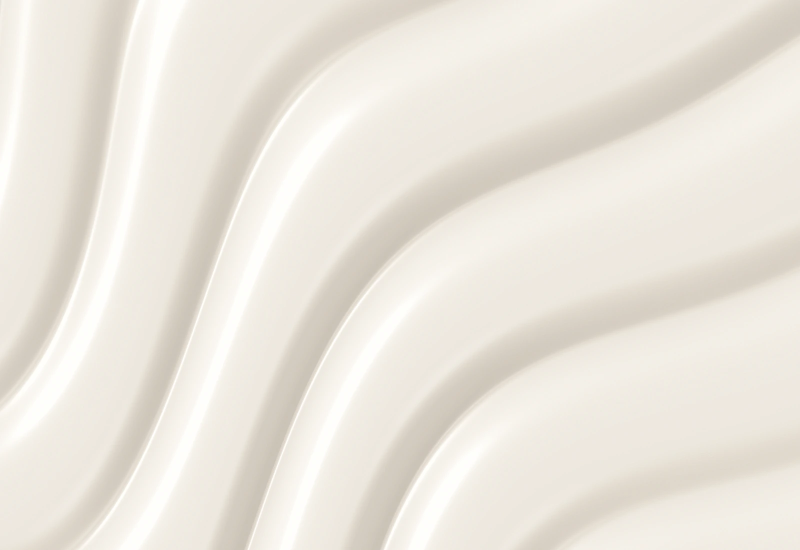
#> input picture tools/bg-src/cream.webp, 1600 x 1100 px, given in place of cream.png, which was not available (shown at 1/2 size)
$ python export.py ../bg-src/cream-m.webp
#> lines starting #> are read from the running program, lines starting #| are printed output that depends on the picture; pictures that were not available may be replaced by others from this repository, and a replacement may not be noted
#> in main, im is the input picture: PIL image 1600x1100 RGB; mean R, G, B 235.5, 230.4, 221.4
### tools/bg-render/shade.py
"""Шейдинг карты высот на numpy без шума: мягкий диффузный свет, шёлковый блик, каверны. Для кремовых и кожных текстур (без Blender)."""
import numpy as np
from numpy.fft import rfft2, irfft2, rfftfreq, fftfreq

def blur(a, sigma):
    ny, nx = a.shape; fy = fftfreq(ny)[:, None]; fx = rfftfreq(nx)[None, :]
    return irfft2(rfft2(a) * np.exp(-2 * (np.pi * sigma) ** 2 * (fx ** 2 + fy ** 2)), s=(ny, nx))

# [11 lines left out: functions noise, normals, not called in this run]

def unit(v):
    v = np.array(v, float); return v / np.linalg.norm(v)

# [25 lines left out: functions shade, save, not called in this run]

def tone(img, stops, lo=1.0, hi=99.0, gamma=1.0):
    """Гоним яркость через цветовую шкалу сайта: stops — список (позиция 0..1, (r,g,b) 0..255); возвращает uint8-картинку."""
    L = img.mean(-1) if img.ndim == 3 else img
    a, b = np.percentile(L, [lo, hi]); t = np.clip((L - a) / (b - a + 1e-9), 0, 1) ** gamma
    pos = np.array([p for p, _ in stops]); cols = np.array([c for _, c in stops], float)
    out = np.stack([np.interp(t, pos, cols[:, i]) for i in range(3)], -1)
    return np.clip(out + 0.5, 0, 255).astype(np.uint8)

def save8(a, path):
    from PIL import Image
    Image.fromarray(a).save(path)

# шкалы тона в палитре сайта (молочный #f5f2ec, жемчужный #e5ebf5, серебро #b9c2d0)
CREAM = [(0.0, (203, 193, 180)), (0.35, (226, 218, 205)), (0.7, (241, 236, 227)), (1.0, (252, 250, 246))]
PEARL = [(0.0, (196, 205, 220)), (0.4, (222, 229, 240)), (0.75, (238, 242, 249)), (1.0, (251, 252, 254))]

### tools/bg-render/export.py
"""Финальная обработка: подгонка тона под палитру сайта, мелкий шум от бандинга, WebP для десктопа и телефона → assets/bg/.
Запуск: python3.11 export.py <папка-с-сырыми-PNG> [имя ...]   (сырые: cream, smear, swatch, molecules, ribbon, film, pipette, silk)"""
import sys, os, numpy as np
from PIL import Image
sys.path.insert(0, os.path.dirname(__file__))
from shade import tone

OUT = os.path.join(os.path.dirname(__file__), '..', '..', 'assets', 'bg')

# тоновая шкала страниц: тень → середина → свет; текстуры накладываются на страницу умножением (mix-blend-mode:multiply), поэтому «белое» = 255
WEB = [(0.0, (203, 195, 183)), (0.42, (229, 222, 211)), (0.80, (247, 243, 236)), (1.0, (255, 254, 251))]      # для multiply: белое не меняет фон, тени чуть затеняют

# для каждой текстуры: перцентили яркости, гамма, размер, точка интереса для мобильного кадра (доли), мобильный размер
SPEC = {
    # gain — усиление отклонений от фона кадра, base — на какую отметку шкалы (0…1) ставится фон кадра: у «воздушных» картинок с белым полем он высокий, чтобы пустое место не затемняло страницу
    'cream':     dict(gain=1.3, base=0.62, size=(1600, 1100), lo=0.5, hi=99.6, gamma=1.0, focus=(0.5, 0.5), m=(720, 1000)),
    'molecules': dict(gain=1.7, base=0.66, size=(1600, 1100), lo=0.5, hi=99.8, gamma=1.0, focus=(0.6, 0.5), m=(720, 1000)),
    'ribbon':    dict(gain=1.0, base=0.90, size=(1600, 1100), lo=0.3, hi=99.8, gamma=1.0, focus=(0.6, 0.7), m=(720, 1000)),
    'pipette':   dict(gain=2.2, base=0.66, size=(1600, 1100), lo=0.5, hi=99.8, gamma=1.0, focus=(0.6, 0.45), m=(720, 1000)),
    'smear':     dict(gain=2.5, base=0.76, size=(1600, 1100), lo=0.5, hi=99.7, gamma=1.0, focus=(0.72, 0.62), m=(720, 1000)),
    'swatch':    dict(gain=2.5, base=0.76, size=(1600, 1100), lo=0.5, hi=99.7, gamma=1.0, focus=(0.72, 0.62), m=(720, 1000)),     # победитель арены фона (v020): узкий мазок, как s06
    'silk':      dict(gain=1.2, base=0.62, size=(1600, 1100), lo=0.5, hi=99.6, gamma=1.0, focus=(0.5, 0.5), m=(720, 1000)),
    'film':      dict(gain=1.1, base=0.80, size=(1600, 1100), lo=0.5, hi=99.7, gamma=1.0, focus=(0.65, 0.55), m=(720, 1000)),
}

def grade(img, sp, ramp=WEB):
    """Яркость → шкала страницы. Фон кадра (медиана) ставится на отметку 0.6, отклонения от него усиливаются в gain раз: блики остаются белыми, тени и края проявляются."""
    a = np.asarray(img.convert('RGB'), float) / 255.0
    L = a.mean(-1); lo, hi = np.percentile(L, [sp['lo'], sp['hi']]); t = np.clip((L - lo) / (hi - lo + 1e-9), 0, 1) ** sp['gamma']
#> after `lo, hi = np.percentile(L, [sp['lo'], sp['hi']])`: lo = 0.761; hi = 0.993
#> after `t = np.clip((L - lo) / (hi - lo + 1e-09), 0, 1) ** sp['gamma']`:
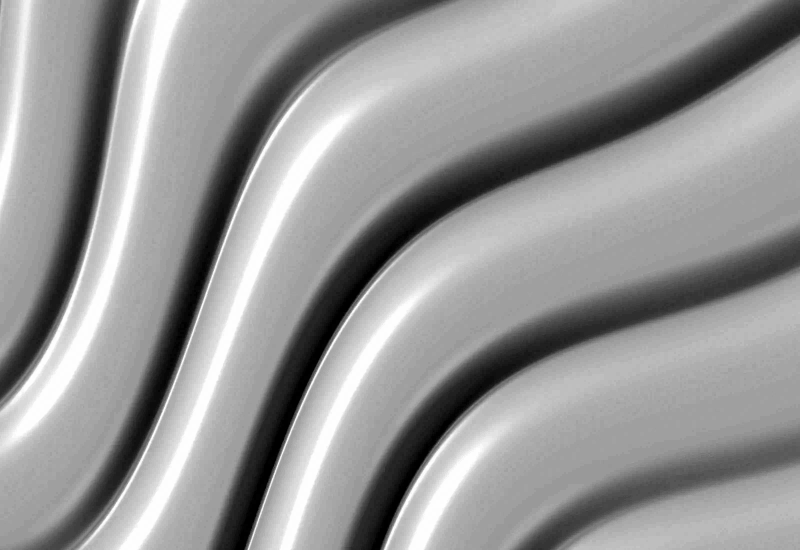
#> t: shape (1100, 1600) float64 (shown at 1/2 size); min 0, max 1, mean 0.592
    m = np.median(t); t = np.clip(sp.get('base', 0.6) + (t - m) * sp.get('gain', 1.0), 0, 1)
#> after `m = np.median(t)`: m = 0.646
#> after `t = np.clip(sp.get('base', 0.6) + (t - m) * sp.get('gain', 1.0), 0, 1)`:
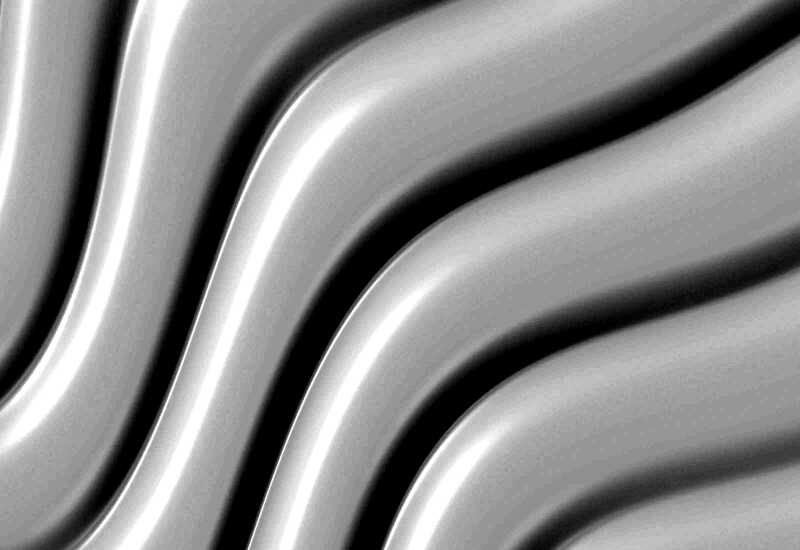
#> t: shape (1100, 1600) float64 (shown at 1/2 size); min 0, max 1, mean 0.554
    return tone(t[..., None] * np.ones(3), ramp, 0, 100)
#> in tone, `a, b = np.percentile(L, [lo, hi])`: a = 0; b = 1

def dither(a, rng, s=1.2):
#> called with s = 1.2
    return np.clip(a + rng.normal(0, s, a.shape) + 0.5, 0, 255).astype(np.uint8)

def crop_focus(img, fx, fy, aspect):
    w, h = img.size
    cw = min(w, int(round(h * aspect))); ch = min(h, int(round(w / aspect)))
    if cw / ch > aspect: cw = int(round(ch * aspect))
    x0 = int(np.clip(fx * w - cw / 2, 0, w - cw)); y0 = int(np.clip(fy * h - ch / 2, 0, h - ch))
    return img.crop((x0, y0, x0 + cw, y0 + ch))

def save_webp(arr, path, q):
    Image.fromarray(arr).save(path, 'WEBP', quality=q, method=6)
    return os.path.getsize(path)

def main():
    src = sys.argv[1]; names = sys.argv[2:] or list(SPEC)
    os.makedirs(OUT, exist_ok=True); rng = np.random.default_rng(3)
    for n in names:
        sp = SPEC[n]; im = Image.open(os.path.join(src, n + '.png')).convert('RGB')
        if im.size != sp['size']: im = im.resize(sp['size'], Image.LANCZOS)
        g = Image.fromarray(grade(im, sp))
        d = save_webp(dither(np.asarray(g, float), rng), os.path.join(OUT, n + '.webp'), 92)
        mw, mh = sp['m']; mc = crop_focus(g, *sp['focus'], mw / mh).resize((mw, mh), Image.LANCZOS)
#> after `mc = crop_focus(g, *sp['focus'], mw / mh).resize((mw, mh), Image.LANCZ`:
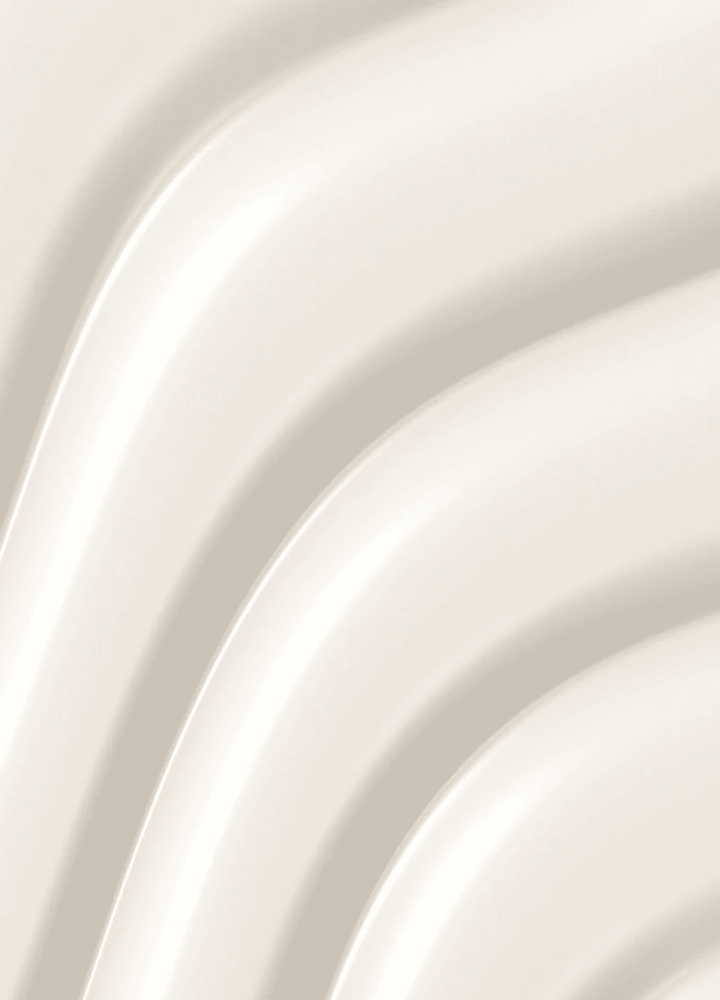
#> mc: PIL image 720x1000 RGB; mean R, G, B 233.9, 228.3, 219.5
        m = save_webp(dither(np.asarray(mc, float), rng), os.path.join(OUT, n + '-m.webp'), 90)
        print(f'{n:10s} {sp["size"][0]}x{sp["size"][1]} {d/1024:6.1f} КБ   мобильная {mw}x{mh} {m/1024:6.1f} КБ')
#| cream      1600x1100   42.7 КБ   мобильная 720x1000   16.3 КБ

if __name__ == '__main__':
#> (the run stopped early here; a loop or call above may not have finished)
